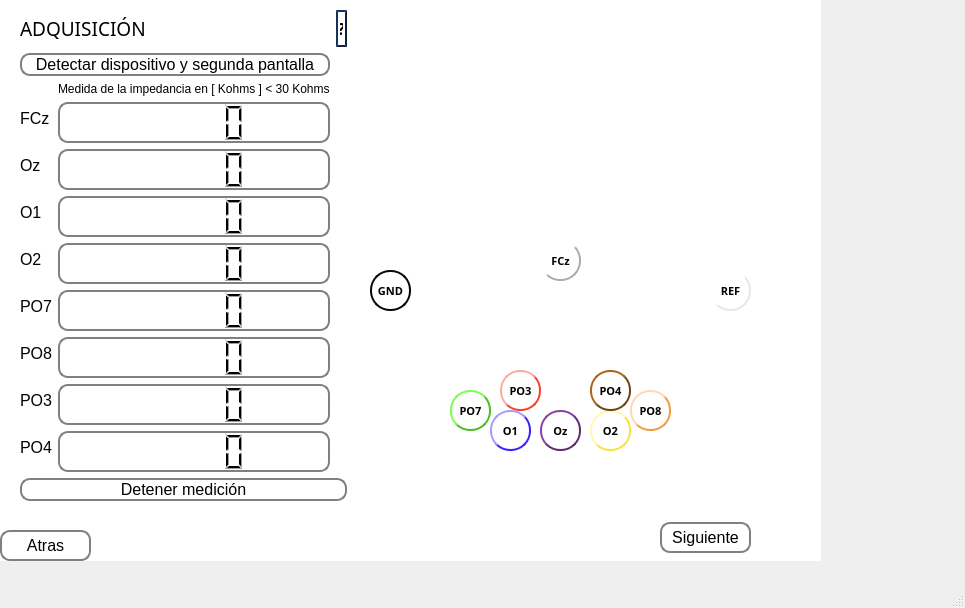
<?xml version="1.0" encoding="UTF-8"?>
<ui version="4.0">
 <class>MainWindow</class>
 <widget class="QMainWindow" name="MainWindow">
  <property name="geometry">
   <rect>
    <x>0</x>
    <y>0</y>
    <width>965</width>
    <height>608</height>
   </rect>
  </property>
  <property name="windowTitle">
   <string>MainWindow</string>
  </property>
  <widget class="QWidget" name="centralwidget">
   <widget class="QScrollArea" name="Inicio">
    <property name="geometry">
     <rect>
      <x>0</x>
      <y>0</y>
      <width>821</width>
      <height>561</height>
     </rect>
    </property>
    <property name="palette">
     <palette>
      <active>
       <colorrole role="Midlight">
        <brush brushstyle="SolidPattern">
         <color alpha="255">
          <red>255</red>
          <green>255</green>
          <blue>255</blue>
         </color>
        </brush>
       </colorrole>
       <colorrole role="Base">
        <brush brushstyle="SolidPattern">
         <color alpha="255">
          <red>255</red>
          <green>255</green>
          <blue>255</blue>
         </color>
        </brush>
       </colorrole>
       <colorrole role="Window">
        <brush brushstyle="SolidPattern">
         <color alpha="255">
          <red>255</red>
          <green>255</green>
          <blue>255</blue>
         </color>
        </brush>
       </colorrole>
      </active>
      <inactive>
       <colorrole role="Midlight">
        <brush brushstyle="SolidPattern">
         <color alpha="255">
          <red>255</red>
          <green>255</green>
          <blue>255</blue>
         </color>
        </brush>
       </colorrole>
       <colorrole role="Base">
        <brush brushstyle="SolidPattern">
         <color alpha="255">
          <red>255</red>
          <green>255</green>
          <blue>255</blue>
         </color>
        </brush>
       </colorrole>
       <colorrole role="Window">
        <brush brushstyle="SolidPattern">
         <color alpha="255">
          <red>255</red>
          <green>255</green>
          <blue>255</blue>
         </color>
        </brush>
       </colorrole>
      </inactive>
      <disabled>
       <colorrole role="Midlight">
        <brush brushstyle="SolidPattern">
         <color alpha="255">
          <red>255</red>
          <green>255</green>
          <blue>255</blue>
         </color>
        </brush>
       </colorrole>
       <colorrole role="Base">
        <brush brushstyle="SolidPattern">
         <color alpha="255">
          <red>255</red>
          <green>255</green>
          <blue>255</blue>
         </color>
        </brush>
       </colorrole>
       <colorrole role="Window">
        <brush brushstyle="SolidPattern">
         <color alpha="255">
          <red>255</red>
          <green>255</green>
          <blue>255</blue>
         </color>
        </brush>
       </colorrole>
      </disabled>
     </palette>
    </property>
    <property name="toolTip">
     <string/>
    </property>
    <property name="frameShape">
     <enum>QFrame::NoFrame</enum>
    </property>
    <property name="widgetResizable">
     <bool>true</bool>
    </property>
    <widget class="QWidget" name="scrollAreaWidgetContents">
     <property name="geometry">
      <rect>
       <x>0</x>
       <y>0</y>
       <width>821</width>
       <height>561</height>
      </rect>
     </property>
     <property name="maximumSize">
      <size>
       <width>821</width>
       <height>561</height>
      </size>
     </property>
     <widget class="QPushButton" name="back">
      <property name="geometry">
       <rect>
        <x>0</x>
        <y>530</y>
        <width>91</width>
        <height>31</height>
       </rect>
      </property>
      <property name="font">
       <font>
        <pointsize>12</pointsize>
       </font>
      </property>
      <property name="styleSheet">
       <string notr="true">QPushButton {
    border: 2px solid gray;
    border-radius: 10px;
    padding: 0 8px;
    background: rgb(255, 255, 255);
    selection-background-color: darkgray;
    }

QPushButton:hover {
    border: 2px solid gray;
    border-radius: 10px;
    padding: 0 8px;
    background: rgb(222, 222, 222);
    selection-background-color: darkgray;
    }

QPushButton:pressed {
    border: 2px solid gray;
    border-radius: 10px;
    padding: 0 8px;
    background:rgb(176, 176, 176);
    selection-background-color: darkgray;
    }
</string>
      </property>
      <property name="text">
       <string>Atras</string>
      </property>
     </widget>
     <widget class="QPushButton" name="next">
      <property name="geometry">
       <rect>
        <x>660</x>
        <y>522</y>
        <width>91</width>
        <height>31</height>
       </rect>
      </property>
      <property name="font">
       <font>
        <pointsize>12</pointsize>
       </font>
      </property>
      <property name="styleSheet">
       <string notr="true">QPushButton {
    border: 2px solid gray;
    border-radius: 10px;
    padding: 0 8px;
    background: rgb(255, 255, 255);
    selection-background-color: darkgray;
    }

QPushButton:hover {
    border: 2px solid gray;
    border-radius: 10px;
    padding: 0 8px;
    background: rgb(222, 222, 222);
    selection-background-color: darkgray;
    }

QPushButton:pressed {
    border: 2px solid gray;
    border-radius: 10px;
    padding: 0 8px;
    background:rgb(176, 176, 176);
    selection-background-color: darkgray;
    }
</string>
      </property>
      <property name="text">
       <string>Siguiente</string>
      </property>
     </widget>
     <widget class="QPushButton" name="GND">
      <property name="geometry">
       <rect>
        <x>370</x>
        <y>270</y>
        <width>41</width>
        <height>41</height>
       </rect>
      </property>
      <property name="font">
       <font>
        <family>Footlight MT Light</family>
        <pointsize>8</pointsize>
        <weight>75</weight>
        <bold>true</bold>
       </font>
      </property>
      <property name="styleSheet">
       <string notr="true">QPushButton {
    color: rgb(0, 0, 0);
    border: 2px solid #060606;
    border-radius: 20px;
    border-style: outset;
    background: qradialgradient(
        cx: 0.3, cy: -0.4, fx: 0.3, fy: -0.4,
        radius: 1.35, stop: 0 #fff, stop: 1 #060606
        );
    padding: 5px;
    }

QPushButton:hover {
    background: qradialgradient(
        cx: 0.3, cy: -0.4, fx: 0.3, fy: -0.4,
        radius: 1.35, stop: 0 #fff, stop: 1 #4A4B49
        );
    }

QPushButton:pressed {
    border-style: inset;
    background: qradialgradient(
        cx: 0.4, cy: -0.1, fx: 0.4, fy: -0.1,
        radius: 1.35, stop: 0 #fff, stop: 1 #15325e
        );
    }</string>
      </property>
      <property name="text">
       <string>GND</string>
      </property>
     </widget>
     <widget class="QPushButton" name="O2">
      <property name="geometry">
       <rect>
        <x>590</x>
        <y>410</y>
        <width>41</width>
        <height>41</height>
       </rect>
      </property>
      <property name="font">
       <font>
        <family>Footlight MT Light</family>
        <pointsize>8</pointsize>
        <weight>75</weight>
        <bold>true</bold>
       </font>
      </property>
      <property name="styleSheet">
       <string notr="true">QPushButton {
    color: rgb(0, 0, 0);
    border: 2px solid #F5E43C;
    border-radius: 20px;
    border-style: outset;
    background: qradialgradient(
        cx: 0.3, cy: -0.4, fx: 0.3, fy: -0.4,
        radius: 1.35, stop: 0 #fff, stop: 1 #EDFA23
        );
    padding: 5px;
    }

QPushButton:hover {
    background: qradialgradient(
        cx: 0.3, cy: -0.4, fx: 0.3, fy: -0.4,
        radius: 1.35, stop: 0 #fff, stop: 1 #F2FA7D
        );
    }

QPushButton:pressed {
    border-style: inset;
    background: qradialgradient(
        cx: 0.4, cy: -0.1, fx: 0.4, fy: -0.1,
        radius: 1.35, stop: 0 #fff, stop: 1 #EBFA05
        );
    }</string>
      </property>
      <property name="text">
       <string>O2</string>
      </property>
     </widget>
     <widget class="QPushButton" name="O1">
      <property name="geometry">
       <rect>
        <x>490</x>
        <y>410</y>
        <width>41</width>
        <height>41</height>
       </rect>
      </property>
      <property name="font">
       <font>
        <family>Footlight MT Light</family>
        <pointsize>8</pointsize>
        <weight>75</weight>
        <bold>true</bold>
       </font>
      </property>
      <property name="styleSheet">
       <string notr="true">QPushButton {
    color: rgb(0, 0, 0);
    border: 2px solid #3525FA;
    border-radius: 20px;
    border-style: outset;
    background: qradialgradient(
        cx: 0.3, cy: -0.4, fx: 0.3, fy: -0.4,
        radius: 1.35, stop: 0 #fff, stop: 1 #3525FA
        );
    padding: 5px;
    }

QPushButton:hover {
    background: qradialgradient(
        cx: 0.3, cy: -0.4, fx: 0.3, fy: -0.4,
        radius: 1.35, stop: 0 #fff, stop: 1 #7D73FC
        );
    }

QPushButton:pressed {
    border-style: inset;
    background: qradialgradient(
        cx: 0.4, cy: -0.1, fx: 0.4, fy: -0.1,
        radius: 1.35, stop: 0 #fff, stop: 1 #8077F7
        );
    }</string>
      </property>
      <property name="text">
       <string>O1</string>
      </property>
     </widget>
     <widget class="QPushButton" name="Oz">
      <property name="geometry">
       <rect>
        <x>540</x>
        <y>410</y>
        <width>41</width>
        <height>41</height>
       </rect>
      </property>
      <property name="font">
       <font>
        <family>Footlight MT Light</family>
        <pointsize>8</pointsize>
        <weight>75</weight>
        <bold>true</bold>
       </font>
      </property>
      <property name="styleSheet">
       <string notr="true">QPushButton {
    color: rgb(0, 0, 0);
    border: 2px solid #5B2C6F;
    border-radius: 20px;
    border-style: outset;
    background: qradialgradient(
        cx: 0.3, cy: -0.4, fx: 0.3, fy: -0.4,
        radius: 1.35, stop: 0 #fff, stop: 1 #5B2C6F
        );
    padding: 5px;
    }

QPushButton:hover {
    background: qradialgradient(
        cx: 0.3, cy: -0.4, fx: 0.3, fy: -0.4,
        radius: 1.35, stop: 0 #fff, stop: 1 #B977F7 
        );
    }

QPushButton:pressed {
    border-style: inset;
    background: qradialgradient(
        cx: 0.4, cy: -0.1, fx: 0.4, fy: -0.1,
        radius: 1.35, stop: 0 #fff, stop: 1 #15325e
        );
    }</string>
      </property>
      <property name="text">
       <string>Oz</string>
      </property>
     </widget>
     <widget class="QPushButton" name="REF">
      <property name="geometry">
       <rect>
        <x>710</x>
        <y>270</y>
        <width>41</width>
        <height>41</height>
       </rect>
      </property>
      <property name="font">
       <font>
        <family>Footlight MT Light</family>
        <pointsize>8</pointsize>
        <weight>75</weight>
        <bold>true</bold>
       </font>
      </property>
      <property name="styleSheet">
       <string notr="true">QPushButton {
    color: rgb(0, 0, 0);
    border: 2px solid #E7E8E6;
    border-radius: 20px;
    border-style: outset;
    background: qradialgradient(
        cx: 0.3, cy: -0.4, fx: 0.3, fy: -0.4,
        radius: 1.35, stop: 0 #fff, stop: 1 #F8FBF7
        );
    padding: 5px;
    }

QPushButton:hover {
    background: qradialgradient(
        cx: 0.3, cy: -0.4, fx: 0.3, fy: -0.4,
        radius: 1.35, stop: 0 #fff, stop: 1 #D5D6D5
        );
    }

QPushButton:pressed {
    border-style: inset;
    background: qradialgradient(
        cx: 0.4, cy: -0.1, fx: 0.4, fy: -0.1,
        radius: 1.35, stop: 0 #fff, stop: 1 rgb(227, 227, 227)
        );
    }</string>
      </property>
      <property name="text">
       <string>REF</string>
      </property>
     </widget>
     <widget class="QPushButton" name="PO8">
      <property name="geometry">
       <rect>
        <x>630</x>
        <y>390</y>
        <width>41</width>
        <height>41</height>
       </rect>
      </property>
      <property name="font">
       <font>
        <family>Footlight MT Light</family>
        <pointsize>8</pointsize>
        <weight>75</weight>
        <bold>true</bold>
       </font>
      </property>
      <property name="styleSheet">
       <string notr="true">QPushButton {
    color: rgb(0, 0, 0);
    border: 2px solid #F59B3C;
    border-radius: 20px;
    border-style: outset;
    background: qradialgradient(
        cx: 0.3, cy: -0.4, fx: 0.3, fy: -0.4,
        radius: 1.35, stop: 0 #fff, stop: 1 #F59B3C
        );
    padding: 5px;
    }

QPushButton:hover {
    background: qradialgradient(
        cx: 0.3, cy: -0.4, fx: 0.3, fy: -0.4,
        radius: 1.35, stop: 0 #fff, stop: 1 #FAB870
        );
    }

QPushButton:pressed {
    border-style: inset;
    background: qradialgradient(
        cx: 0.4, cy: -0.1, fx: 0.4, fy: -0.1,
        radius: 1.35, stop: 0 #fff, stop: 1 rgb(255, 125, 11)
        );
    }</string>
      </property>
      <property name="text">
       <string>PO8</string>
      </property>
     </widget>
     <widget class="QPushButton" name="PO7">
      <property name="geometry">
       <rect>
        <x>450</x>
        <y>390</y>
        <width>41</width>
        <height>41</height>
       </rect>
      </property>
      <property name="font">
       <font>
        <family>Footlight MT Light</family>
        <pointsize>8</pointsize>
        <weight>75</weight>
        <bold>true</bold>
       </font>
      </property>
      <property name="styleSheet">
       <string notr="true">QPushButton {
    color: rgb(0, 0, 0);
    border: 2px solid #48BF25;
    border-radius: 20px;
    border-style: outset;
    background: qradialgradient(
        cx: 0.3, cy: -0.4, fx: 0.3, fy: -0.4,
        radius: 1.35, stop: 0 #fff, stop: 1 #48BF25
        );
    padding: 5px;
    }

QPushButton:hover {
    background: qradialgradient(
        cx: 0.3, cy: -0.4, fx: 0.3, fy: -0.4,
        radius: 1.35, stop: 0 #fff, stop: 1 #95F877 
        );
    }

QPushButton:pressed {
    border-style: inset;
    background: qradialgradient(
        cx: 0.4, cy: -0.1, fx: 0.4, fy: -0.1,
        radius: 1.35, stop: 0 #fff, stop: 1 #48BF25
        );
    }</string>
      </property>
      <property name="text">
       <string>PO7</string>
      </property>
     </widget>
     <widget class="QPushButton" name="PO4">
      <property name="geometry">
       <rect>
        <x>590</x>
        <y>370</y>
        <width>41</width>
        <height>41</height>
       </rect>
      </property>
      <property name="font">
       <font>
        <family>Footlight MT Light</family>
        <pointsize>8</pointsize>
        <weight>75</weight>
        <bold>true</bold>
       </font>
      </property>
      <property name="styleSheet">
       <string notr="true">QPushButton {
    color: rgb(0, 0, 0);
    border: 2px solid #714313;
    border-radius: 20px;
    border-style: outset;
    background: qradialgradient(
        cx: 0.3, cy: -0.4, fx: 0.3, fy: -0.4,
        radius: 1.35, stop: 0 #fff, stop: 1 #714313
        );
    padding: 5px;
    }

QPushButton:hover {
    background: qradialgradient(
        cx: 0.3, cy: -0.4, fx: 0.3, fy: -0.4,
        radius: 1.35, stop: 0 #fff, stop: 1 #A76621
        );
    }

QPushButton:pressed {
    border-style: inset;
    background: qradialgradient(
        cx: 0.4, cy: -0.1, fx: 0.4, fy: -0.1,
        radius: 1.35, stop: 0 #fff, stop: 1 #714313
        );
    }</string>
      </property>
      <property name="text">
       <string>PO4</string>
      </property>
     </widget>
     <widget class="QPushButton" name="PO3">
      <property name="geometry">
       <rect>
        <x>500</x>
        <y>370</y>
        <width>41</width>
        <height>41</height>
       </rect>
      </property>
      <property name="font">
       <font>
        <family>Footlight MT Light</family>
        <pointsize>8</pointsize>
        <weight>75</weight>
        <bold>true</bold>
       </font>
      </property>
      <property name="styleSheet">
       <string notr="true">QPushButton {
    color: rgb(0, 0, 0);
    border: 2px solid #F8412B;
    border-radius: 20px;
    border-style: outset;
    background: qradialgradient(
        cx: 0.3, cy: -0.4, fx: 0.3, fy: -0.4,
        radius: 1.35, stop: 0 #fff, stop: 1 #F8412B
        );
    padding: 5px;
    }

QPushButton:hover {
    background: qradialgradient(
        cx: 0.3, cy: -0.4, fx: 0.3, fy: -0.4,
        radius: 1.35, stop: 0 #fff, stop: 1 #F77666
        );
    }

QPushButton:pressed {
    border-style: inset;
    background: qradialgradient(
        cx: 0.4, cy: -0.1, fx: 0.4, fy: -0.1,
        radius: 1.35, stop: 0 #fff, stop: 1 #F8412B
        );
    }</string>
      </property>
      <property name="text">
       <string>PO3</string>
      </property>
     </widget>
     <widget class="QLabel" name="mounting">
      <property name="geometry">
       <rect>
        <x>340</x>
        <y>90</y>
        <width>481</width>
        <height>421</height>
       </rect>
      </property>
      <property name="text">
       <string/>
      </property>
     </widget>
     <widget class="QPushButton" name="FCz">
      <property name="geometry">
       <rect>
        <x>540</x>
        <y>240</y>
        <width>41</width>
        <height>41</height>
       </rect>
      </property>
      <property name="font">
       <font>
        <family>Footlight MT Light</family>
        <pointsize>8</pointsize>
        <weight>75</weight>
        <bold>true</bold>
       </font>
      </property>
      <property name="styleSheet">
       <string notr="true">QPushButton {
    color: rgb(0, 0, 0);
    border: 2px solid #AAADA9;
    border-radius: 20px;
    border-style: outset;
    background: qradialgradient(
        cx: 0.3, cy: -0.4, fx: 0.3, fy: -0.4,
        radius: 1.35, stop: 0 #fff, stop: 1 #AAADA9
        );
    padding: 5px;
    }

QPushButton:hover {
    background: qradialgradient(
        cx: 0.3, cy: -0.4, fx: 0.3, fy: -0.4,
        radius: 1.35, stop: 0 #fff, stop: 1 #D5D6D5
        );
    }

QPushButton:pressed {
    border-style: inset;
    background: qradialgradient(
        cx: 0.4, cy: -0.1, fx: 0.4, fy: -0.1,
        radius: 1.35, stop: 0 #fff, stop: 1 rgb(154, 154, 154)
        );
    }</string>
      </property>
      <property name="text">
       <string>FCz</string>
      </property>
     </widget>
     <widget class="QLabel" name="logo">
      <property name="geometry">
       <rect>
        <x>650</x>
        <y>0</y>
        <width>171</width>
        <height>111</height>
       </rect>
      </property>
      <property name="text">
       <string/>
      </property>
     </widget>
     <widget class="QWidget" name="formLayoutWidget_2">
      <property name="geometry">
       <rect>
        <x>20</x>
        <y>10</y>
        <width>327</width>
        <height>497</height>
       </rect>
      </property>
      <layout class="QFormLayout" name="formLayout_2">
       <item row="1" column="0">
        <widget class="QLabel" name="Adquisition">
         <property name="font">
          <font>
           <family>Book Antiqua</family>
           <pointsize>14</pointsize>
           <weight>50</weight>
           <bold>false</bold>
          </font>
         </property>
         <property name="text">
          <string>ADQUISICIÓN</string>
         </property>
         <property name="textFormat">
          <enum>Qt::RichText</enum>
         </property>
         <property name="wordWrap">
          <bool>true</bool>
         </property>
        </widget>
       </item>
       <item row="2" column="0">
        <layout class="QVBoxLayout" name="verticalLayout">
         <item>
          <widget class="QPushButton" name="detectDevice">
           <property name="font">
            <font>
             <pointsize>12</pointsize>
             <stylestrategy>PreferAntialias</stylestrategy>
            </font>
           </property>
           <property name="mouseTracking">
            <bool>false</bool>
           </property>
           <property name="tabletTracking">
            <bool>false</bool>
           </property>
           <property name="acceptDrops">
            <bool>false</bool>
           </property>
           <property name="styleSheet">
            <string notr="true">QPushButton {
    border: 2px solid gray;
    border-radius: 10px;
    padding: 0 8px;
    background: rgb(255, 255, 255);
    selection-background-color: darkgray;
    }

QPushButton:hover {
    border: 2px solid gray;
    border-radius: 10px;
    padding: 0 8px;
    background: rgb(222, 222, 222);
    selection-background-color: darkgray;
    }

QPushButton:pressed {
    border: 2px solid gray;
    border-radius: 10px;
    padding: 0 8px;
    background:rgb(176, 176, 176);
    selection-background-color: darkgray;
    }
</string>
           </property>
           <property name="text">
            <string>Detectar dispositivo y segunda pantalla</string>
           </property>
          </widget>
         </item>
         <item>
          <layout class="QFormLayout" name="formLayout">
           <item row="1" column="0">
            <widget class="QLabel" name="labelFCZ">
             <property name="font">
              <font>
               <pointsize>12</pointsize>
              </font>
             </property>
             <property name="text">
              <string>FCz</string>
             </property>
            </widget>
           </item>
           <item row="2" column="0">
            <widget class="QLabel" name="labelOZ">
             <property name="font">
              <font>
               <pointsize>12</pointsize>
              </font>
             </property>
             <property name="text">
              <string>Oz</string>
             </property>
            </widget>
           </item>
           <item row="3" column="0">
            <widget class="QLabel" name="labelO1">
             <property name="font">
              <font>
               <pointsize>12</pointsize>
              </font>
             </property>
             <property name="text">
              <string>O1</string>
             </property>
            </widget>
           </item>
           <item row="4" column="0">
            <widget class="QLabel" name="labelO2">
             <property name="font">
              <font>
               <pointsize>12</pointsize>
              </font>
             </property>
             <property name="text">
              <string>O2</string>
             </property>
            </widget>
           </item>
           <item row="5" column="0">
            <widget class="QLabel" name="labelPO7">
             <property name="font">
              <font>
               <pointsize>12</pointsize>
              </font>
             </property>
             <property name="text">
              <string>PO7</string>
             </property>
            </widget>
           </item>
           <item row="6" column="0">
            <widget class="QLabel" name="labelPO8">
             <property name="font">
              <font>
               <pointsize>12</pointsize>
              </font>
             </property>
             <property name="text">
              <string>PO8</string>
             </property>
            </widget>
           </item>
           <item row="7" column="0">
            <widget class="QLabel" name="labelPO3">
             <property name="font">
              <font>
               <pointsize>12</pointsize>
              </font>
             </property>
             <property name="text">
              <string>PO3</string>
             </property>
            </widget>
           </item>
           <item row="8" column="0">
            <widget class="QLabel" name="labelPO4">
             <property name="font">
              <font>
               <pointsize>12</pointsize>
              </font>
             </property>
             <property name="text">
              <string>PO4</string>
             </property>
            </widget>
           </item>
           <item row="0" column="1">
            <widget class="QLabel" name="label">
             <property name="text">
              <string>Medida de la impedancia en [ Kohms ] &lt; 30 Kohms</string>
             </property>
            </widget>
           </item>
           <item row="1" column="1">
            <widget class="QLCDNumber" name="impedanceFCZ">
             <property name="minimumSize">
              <size>
               <width>0</width>
               <height>41</height>
              </size>
             </property>
             <property name="font">
              <font>
               <pointsize>12</pointsize>
              </font>
             </property>
             <property name="styleSheet">
              <string notr="true">QLCDNumber{
  border: 2px solid gray;
  border-radius: 10px;
  padding: 0 8px;
}</string>
             </property>
            </widget>
           </item>
           <item row="2" column="1">
            <widget class="QLCDNumber" name="impedanceOZ">
             <property name="minimumSize">
              <size>
               <width>0</width>
               <height>41</height>
              </size>
             </property>
             <property name="styleSheet">
              <string notr="true">QLCDNumber{
  border: 2px solid gray;
  border-radius: 10px;
  padding: 0 8px;
}</string>
             </property>
            </widget>
           </item>
           <item row="3" column="1">
            <widget class="QLCDNumber" name="impedanceO1">
             <property name="minimumSize">
              <size>
               <width>0</width>
               <height>41</height>
              </size>
             </property>
             <property name="styleSheet">
              <string notr="true">QLCDNumber{
  border: 2px solid gray;
  border-radius: 10px;
  padding: 0 8px;
}</string>
             </property>
            </widget>
           </item>
           <item row="4" column="1">
            <widget class="QLCDNumber" name="impedanceO2">
             <property name="minimumSize">
              <size>
               <width>0</width>
               <height>41</height>
              </size>
             </property>
             <property name="styleSheet">
              <string notr="true">QLCDNumber{
  border: 2px solid gray;
  border-radius: 10px;
  padding: 0 8px;
}</string>
             </property>
            </widget>
           </item>
           <item row="5" column="1">
            <widget class="QLCDNumber" name="impedancePO7">
             <property name="minimumSize">
              <size>
               <width>0</width>
               <height>41</height>
              </size>
             </property>
             <property name="styleSheet">
              <string notr="true">QLCDNumber{
  border: 2px solid gray;
  border-radius: 10px;
  padding: 0 8px;

}</string>
             </property>
            </widget>
           </item>
           <item row="6" column="1">
            <widget class="QLCDNumber" name="impedancePO8">
             <property name="minimumSize">
              <size>
               <width>0</width>
               <height>41</height>
              </size>
             </property>
             <property name="styleSheet">
              <string notr="true">QLCDNumber{
  border: 2px solid gray;
  border-radius: 10px;
  padding: 0 8px;
}</string>
             </property>
            </widget>
           </item>
           <item row="7" column="1">
            <widget class="QLCDNumber" name="impedancePO3">
             <property name="minimumSize">
              <size>
               <width>0</width>
               <height>41</height>
              </size>
             </property>
             <property name="styleSheet">
              <string notr="true">QLCDNumber{
  border: 2px solid gray;
  border-radius: 10px;
  padding: 0 8px;
}
</string>
             </property>
            </widget>
           </item>
           <item row="8" column="1">
            <widget class="QLCDNumber" name="impedancePO4">
             <property name="minimumSize">
              <size>
               <width>0</width>
               <height>41</height>
              </size>
             </property>
             <property name="styleSheet">
              <string notr="true">QLCDNumber{
  border: 2px solid gray;
  border-radius: 10px;
  padding: 0 8px;
}
</string>
             </property>
            </widget>
           </item>
          </layout>
         </item>
        </layout>
       </item>
       <item row="1" column="1">
        <widget class="QPushButton" name="infoAdquisition">
         <property name="font">
          <font>
           <family>Footlight MT Light</family>
           <pointsize>12</pointsize>
           <weight>75</weight>
           <bold>true</bold>
          </font>
         </property>
         <property name="toolTip">
          <string>&lt;html&gt;&lt;head/&gt;&lt;body&gt;&lt;p&gt;Las impedancias deben permanecer por debajo de 30 Kohm&lt;/p&gt;&lt;/body&gt;&lt;/html&gt;</string>
         </property>
         <property name="styleSheet">
          <string notr="true">QPushButton {
    color: rgb(0, 0, 0);
    border: 2px solid #0e213e;
    border-radius: 20px;
    border-style: outset;
    background: qradialgradient(
        cx: 0.3, cy: -0.4, fx: 0.3, fy: -0.4,
        radius: 1.35, stop: 0 #fff, stop: 1 #1c437d
        );
    padding: 5px;
    }

QPushButton:hover {
    background: qradialgradient(
        cx: 0.3, cy: -0.4, fx: 0.3, fy: -0.4,
        radius: 1.35, stop: 0 #fff, stop: 1 #6587ba
        );
    }

QPushButton:pressed {
    border-style: inset;
    background: qradialgradient(
        cx: 0.4, cy: -0.1, fx: 0.4, fy: -0.1,
        radius: 1.35, stop: 0 #fff, stop: 1 #15325e
        );
    }</string>
         </property>
         <property name="text">
          <string>?</string>
         </property>
        </widget>
       </item>
       <item row="3" column="0" colspan="2">
        <widget class="QPushButton" name="StopZ">
         <property name="font">
          <font>
           <pointsize>12</pointsize>
          </font>
         </property>
         <property name="styleSheet">
          <string notr="true">QPushButton {
    border: 2px solid gray;
    border-radius: 10px;
    padding: 0 8px;
    background: rgb(255, 255, 255);
    selection-background-color: darkgray;
    }

QPushButton:hover {
    border: 2px solid gray;
    border-radius: 10px;
    padding: 0 8px;
    background: rgb(222, 222, 222);
    selection-background-color: darkgray;
    }

QPushButton:pressed {
    border: 2px solid gray;
    border-radius: 10px;
    padding: 0 8px;
    background:rgb(176, 176, 176);
    selection-background-color: darkgray;
    }
</string>
         </property>
         <property name="text">
          <string>Detener medición</string>
         </property>
        </widget>
       </item>
      </layout>
     </widget>
     <zorder>mounting</zorder>
     <zorder>back</zorder>
     <zorder>next</zorder>
     <zorder>GND</zorder>
     <zorder>O2</zorder>
     <zorder>O1</zorder>
     <zorder>Oz</zorder>
     <zorder>REF</zorder>
     <zorder>PO8</zorder>
     <zorder>PO7</zorder>
     <zorder>PO4</zorder>
     <zorder>PO3</zorder>
     <zorder>FCz</zorder>
     <zorder>logo</zorder>
     <zorder>formLayoutWidget_2</zorder>
    </widget>
   </widget>
  </widget>
  <widget class="QMenuBar" name="menubar">
   <property name="geometry">
    <rect>
     <x>0</x>
     <y>0</y>
     <width>965</width>
     <height>21</height>
    </rect>
   </property>
  </widget>
  <widget class="QStatusBar" name="statusbar"/>
 </widget>
 <resources/>
 <connections/>
</ui>
